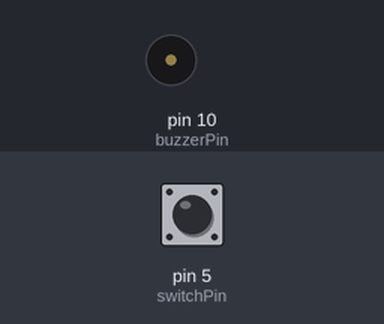
Bench run of a sketch on a simulated Arduino Uno, built with avr-gcc and run on an emulated ATmega328P. Parts: buzzer (waves = sounding). The test bench sets the inputs (shaded band); at power-on: pin 5 (switchPin) HIGH.

Above: at 1.2 s.
1.3 s: pin 5 (switchPin) pulled LOW for 0.15 s
At 1.4 s:
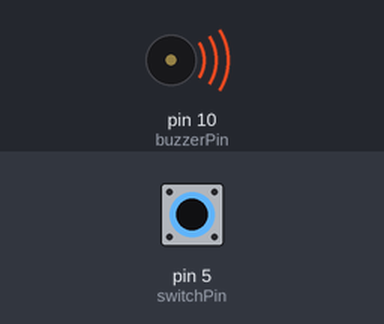
Timing chart, 0 to 11.8 s (numbered marks = the images above; inputs shaded):
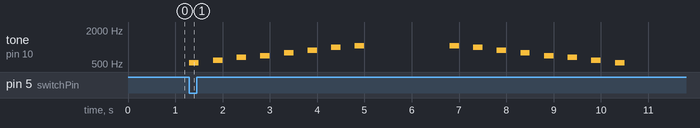

The sketch:

melody.ino
```cpp
//プロジェクト名： Arduino 音階装置、
// 開発者：大好洪史、 開発日：07/15/2023、
// 使用言語：C++、
// 詳細：ドから１オクターブ先のドまでの音を行き来します。
// Status：Complete


#include "pitches.h";

// 音階を配列にて格納
int melody[] = {
  NOTE_C5, NOTE_D5, NOTE_E5, NOTE_F5, NOTE_G5, NOTE_A5, NOTE_B5, NOTE_C6
};

int switchPin = 5;
int buzzerPin = 10;


void setup() {
  // put your setup code here, to run once:
  pinMode(switchPin, INPUT);


}

void loop() {
  int switchState = digitalRead(switchPin);

  while (switchState == LOW) {
    tone(buzzerPin, melody[0], 200); // ド
    delay(500);
    tone(buzzerPin, melody[1], 200); // レ
    delay(500);
    tone(buzzerPin, melody[2], 200); // ミ
    delay(500);
    tone(buzzerPin, melody[3], 200); // ファ
    delay(500);
    tone(buzzerPin, melody[4], 200); // ソ
    delay(500);
    tone(buzzerPin, melody[5], 200); // ラ
    delay(500);
    tone(buzzerPin, melody[6], 200); // シ
    delay(500);
    tone(buzzerPin, melody[7], 200); // ド
    delay(2000);

    tone(buzzerPin, melody[7], 200); // ド
    delay(500);
    tone(buzzerPin, melody[6], 200); // シ
    delay(500);
    tone(buzzerPin, melody[5], 200); // ラ
    delay(500);
    tone(buzzerPin, melody[4], 200); // ソ
    delay(500);
    tone(buzzerPin, melody[3], 200); // ファ
    delay(500);
    tone(buzzerPin, melody[2], 200); // ミ
    delay(500);
    tone(buzzerPin, melody[1], 200); // レ
    delay(500);
    tone(buzzerPin, melody[0], 200); // ド
    delay(500);

    switchState = digitalRead(switchPin);

  }

}
```

Measured:
- after the input at 1.3 s, tone on pin 10 (buzzerPin): plays 523 Hz for 0.20 s, 587 Hz for 0.20 s, 659 Hz for 0.20 s, 698 Hz for 0.20 s, 784 Hz for 0.20 s, 880 Hz for 0.20 s … (16 notes in this stretch), starting at once
